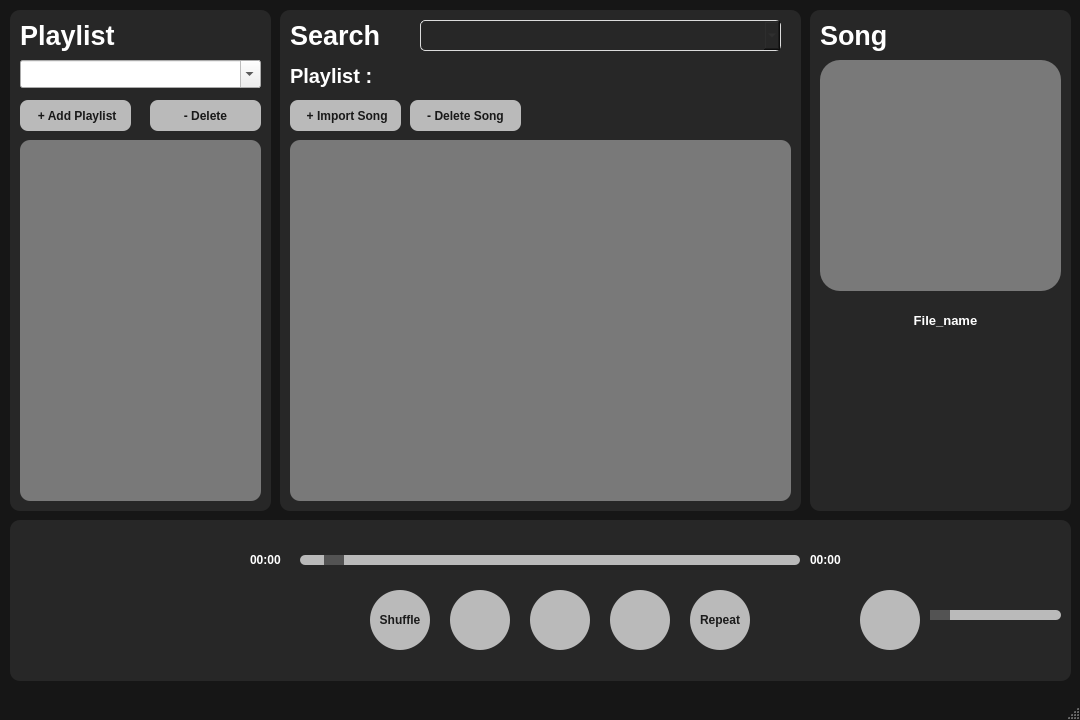
<?xml version="1.0" encoding="UTF-8"?>
<ui version="4.0">
 <class>MainWindow</class>
 <widget class="QMainWindow" name="MainWindow">
  <property name="geometry">
   <rect>
    <x>0</x>
    <y>0</y>
    <width>1080</width>
    <height>720</height>
   </rect>
  </property>
  <property name="windowTitle">
   <string>MainWindow</string>
  </property>
  <property name="styleSheet">
   <string notr="true">QMainWindow {
    background-color: rgb(22, 22, 22);
}</string>
  </property>
  <widget class="QWidget" name="centralwidget">
   <widget class="QFrame" name="frame_2">
    <property name="geometry">
     <rect>
      <x>10</x>
      <y>10</y>
      <width>261</width>
      <height>501</height>
     </rect>
    </property>
    <property name="styleSheet">
     <string notr="true">QFrame{
	background-color:rgb(39, 39, 39);
  border-radius: 10px;
}</string>
    </property>
    <property name="frameShape">
     <enum>QFrame::StyledPanel</enum>
    </property>
    <property name="frameShadow">
     <enum>QFrame::Raised</enum>
    </property>
    <widget class="QLabel" name="label">
     <property name="geometry">
      <rect>
       <x>10</x>
       <y>0</y>
       <width>131</width>
       <height>51</height>
      </rect>
     </property>
     <property name="font">
      <font>
       <family>Arial</family>
       <pointsize>20</pointsize>
       <bold>true</bold>
      </font>
     </property>
     <property name="styleSheet">
      <string notr="true">QLabel{

	color:rgb(255, 255, 255);
}</string>
     </property>
     <property name="text">
      <string>Playlist</string>
     </property>
    </widget>
    <widget class="QFontComboBox" name="fontComboBox_2">
     <property name="geometry">
      <rect>
       <x>10</x>
       <y>50</y>
       <width>241</width>
       <height>28</height>
      </rect>
     </property>
     <property name="styleSheet">
      <string notr="true">QFontComboBox {
    /* Background color */
    background-color: rgb(39, 39, 39); /* Gray color for the box */

    /* Border style and color */
    border: 1px solid #ffffff; /* White border color */
    border-radius: 5px;

    /* Padding */
    padding: 5px;

    /* Text color */
    color: #333;

    QComboBox::drop-down {
        border-radius: 5px;
        border: none;
        width: 20px;
        background-color: #808080; /* Gray color for the box */
    }

    QComboBox::down-arrow {
        subcontrol-origin: padding;
        subcontrol-position: center right;
        border-radius: 5px; /* Adjust the radius for the curve effect */
        width: 10px; /* Adjust the width of the arrow */
        background-color: #808080; /* Gray color for the arrow */
    }
}</string>
     </property>
     <property name="currentText">
      <string/>
     </property>
    </widget>
    <widget class="QPushButton" name="pushaddplaylist">
     <property name="geometry">
      <rect>
       <x>10</x>
       <y>90</y>
       <width>111</width>
       <height>31</height>
      </rect>
     </property>
     <property name="styleSheet">
      <string notr="true">QPushButton{

border: none;
border-radius:8px;
background-color:rgb(186, 186, 186);
color:rgb(25, 25, 25);
font-weight: bold;

padding:0px;


}

QPushButton:Hover{
background-color:rgb(140,140,140);
}</string>
     </property>
     <property name="text">
      <string> + Add Playlist</string>
     </property>
    </widget>
    <widget class="QListWidget" name="listWidget">
     <property name="geometry">
      <rect>
       <x>10</x>
       <y>130</y>
       <width>241</width>
       <height>361</height>
      </rect>
     </property>
     <property name="styleSheet">
      <string notr="true">QListWidget{
background-color: rgb(121, 121, 121);
                          border-radius: 10px;


}
 QListWidget::item {
        margin:5px;
border-radius: 10px;
height: 50px;
background-color:rgb(29, 29, 29);
color:rgb(255, 255, 255);
font-weight: bold;


    }</string>
     </property>
     <property name="sortingEnabled">
      <bool>false</bool>
     </property>
    </widget>
    <widget class="QPushButton" name="pushdelplaylist_2">
     <property name="geometry">
      <rect>
       <x>140</x>
       <y>90</y>
       <width>111</width>
       <height>31</height>
      </rect>
     </property>
     <property name="styleSheet">
      <string notr="true">QPushButton{

border: none;
border-radius:8px;
background-color:rgb(186, 186, 186);
color:rgb(25, 25, 25);
font-weight: bold;

padding:0px;


}

QPushButton:Hover{
background-color:rgb(140,140,140);
}</string>
     </property>
     <property name="text">
      <string> - Delete </string>
     </property>
    </widget>
   </widget>
   <widget class="QFrame" name="frame_3">
    <property name="geometry">
     <rect>
      <x>280</x>
      <y>10</y>
      <width>521</width>
      <height>501</height>
     </rect>
    </property>
    <property name="styleSheet">
     <string notr="true">QFrame{
	background-color:rgb(39, 39, 39);
  border-radius: 10px;
}</string>
    </property>
    <property name="frameShape">
     <enum>QFrame::StyledPanel</enum>
    </property>
    <property name="frameShadow">
     <enum>QFrame::Raised</enum>
    </property>
    <widget class="QLabel" name="label_3">
     <property name="geometry">
      <rect>
       <x>10</x>
       <y>10</y>
       <width>111</width>
       <height>31</height>
      </rect>
     </property>
     <property name="font">
      <font>
       <family>Arial</family>
       <pointsize>20</pointsize>
       <bold>true</bold>
      </font>
     </property>
     <property name="styleSheet">
      <string notr="true">QLabel{

	color:rgb(255, 255, 255);
}</string>
     </property>
     <property name="text">
      <string>Search</string>
     </property>
    </widget>
    <widget class="QFontComboBox" name="fontComboBox">
     <property name="geometry">
      <rect>
       <x>140</x>
       <y>10</y>
       <width>361</width>
       <height>31</height>
      </rect>
     </property>
     <property name="styleSheet">
      <string notr="true">QFontComboBox{

 /* Background color */
    background-color: rgb(39, 39, 39);

    /* Border style and color */
    border: 1px solid #dcdcdc;
    border-radius: 5px;

    /* Padding */
    padding: 5px;

    /* Text color */
    color: #333;

}
</string>
     </property>
     <property name="currentText">
      <string/>
     </property>
    </widget>
    <widget class="QListWidget" name="listWidget_song">
     <property name="geometry">
      <rect>
       <x>10</x>
       <y>130</y>
       <width>501</width>
       <height>361</height>
      </rect>
     </property>
     <property name="styleSheet">
      <string notr="true">QListWidget{
background-color: rgb(121, 121, 121);
                          border-radius: 10px;


}
 QListWidget::item {
        margin:5px;
border-radius: 10px;
height: 50px;
background-color:rgb(29, 29, 29);
color:rgb(255, 255, 255);
font-weight: bold;


    }</string>
     </property>
     <property name="horizontalScrollBarPolicy">
      <enum>Qt::ScrollBarAlwaysOff</enum>
     </property>
    </widget>
    <widget class="QPushButton" name="pushaddsong">
     <property name="geometry">
      <rect>
       <x>10</x>
       <y>90</y>
       <width>111</width>
       <height>31</height>
      </rect>
     </property>
     <property name="styleSheet">
      <string notr="true">QPushButton{

border: none;
border-radius:8px;
background-color:rgb(186, 186, 186);
color:rgb(25, 25, 25);
font-weight: bold;

padding:0px;


}

QPushButton:Hover{
background-color:rgb(140,140,140);
}</string>
     </property>
     <property name="text">
      <string> + Import Song</string>
     </property>
    </widget>
    <widget class="QPushButton" name="pushdelsong">
     <property name="geometry">
      <rect>
       <x>130</x>
       <y>90</y>
       <width>111</width>
       <height>31</height>
      </rect>
     </property>
     <property name="styleSheet">
      <string notr="true">QPushButton{

border: none;
border-radius:8px;
background-color:rgb(186, 186, 186);
color:rgb(25, 25, 25);
font-weight: bold;

padding:0px;


}

QPushButton:Hover{
background-color:rgb(140,140,140);
}</string>
     </property>
     <property name="text">
      <string>- Delete Song</string>
     </property>
    </widget>
    <widget class="QLabel" name="label_Playlist_Name">
     <property name="geometry">
      <rect>
       <x>10</x>
       <y>50</y>
       <width>191</width>
       <height>31</height>
      </rect>
     </property>
     <property name="font">
      <font>
       <pointsize>15</pointsize>
       <bold>true</bold>
      </font>
     </property>
     <property name="styleSheet">
      <string notr="true">QLabel{

	color:rgb(255, 255, 255);
}</string>
     </property>
     <property name="text">
      <string>Playlist :</string>
     </property>
     <property name="alignment">
      <set>Qt::AlignLeading|Qt::AlignLeft|Qt::AlignVCenter</set>
     </property>
    </widget>
   </widget>
   <widget class="QFrame" name="frame_4">
    <property name="geometry">
     <rect>
      <x>810</x>
      <y>10</y>
      <width>261</width>
      <height>501</height>
     </rect>
    </property>
    <property name="styleSheet">
     <string notr="true">QFrame{
	background-color:rgb(39, 39, 39);
  border-radius: 10px;
}</string>
    </property>
    <property name="frameShape">
     <enum>QFrame::StyledPanel</enum>
    </property>
    <property name="frameShadow">
     <enum>QFrame::Raised</enum>
    </property>
    <widget class="QLabel" name="label_2">
     <property name="geometry">
      <rect>
       <x>10</x>
       <y>0</y>
       <width>131</width>
       <height>51</height>
      </rect>
     </property>
     <property name="font">
      <font>
       <family>Arial</family>
       <pointsize>20</pointsize>
       <bold>true</bold>
      </font>
     </property>
     <property name="styleSheet">
      <string notr="true">QLabel{

	color:rgb(255, 255, 255);
}</string>
     </property>
     <property name="text">
      <string>Song</string>
     </property>
    </widget>
    <widget class="QFrame" name="frame_5">
     <property name="geometry">
      <rect>
       <x>10</x>
       <y>50</y>
       <width>241</width>
       <height>231</height>
      </rect>
     </property>
     <property name="styleSheet">
      <string notr="true">QFrame{

background: rgb(121, 121, 121);
border-radius: 20px;

}</string>
     </property>
     <property name="frameShape">
      <enum>QFrame::StyledPanel</enum>
     </property>
     <property name="frameShadow">
      <enum>QFrame::Raised</enum>
     </property>
    </widget>
    <widget class="QLabel" name="label_File_Name">
     <property name="geometry">
      <rect>
       <x>20</x>
       <y>290</y>
       <width>231</width>
       <height>41</height>
      </rect>
     </property>
     <property name="font">
      <font>
       <pointsize>10</pointsize>
       <bold>true</bold>
      </font>
     </property>
     <property name="styleSheet">
      <string notr="true">QLabel{

	color:rgb(255, 255, 255);
}</string>
     </property>
     <property name="text">
      <string>File_name</string>
     </property>
     <property name="alignment">
      <set>Qt::AlignCenter</set>
     </property>
     <property name="indent">
      <number>0</number>
     </property>
    </widget>
   </widget>
   <widget class="QFrame" name="frame">
    <property name="geometry">
     <rect>
      <x>10</x>
      <y>520</y>
      <width>1061</width>
      <height>161</height>
     </rect>
    </property>
    <property name="styleSheet">
     <string notr="true">QFrame{
	background-color:rgb(39, 39, 39);
  border-radius: 10px;
}</string>
    </property>
    <property name="frameShape">
     <enum>QFrame::StyledPanel</enum>
    </property>
    <property name="frameShadow">
     <enum>QFrame::Raised</enum>
    </property>
    <widget class="QPushButton" name="push_play">
     <property name="geometry">
      <rect>
       <x>520</x>
       <y>70</y>
       <width>60</width>
       <height>60</height>
      </rect>
     </property>
     <property name="styleSheet">
      <string notr="true">QPushButton{

border: none;
border-radius:30px;
background-color:rgb(186, 186, 186);
color:rgb(53, 255, 42);
min-width: 60px;
max-width: 60px;
min-height: 60px;
max-height: 60px;
padding:0px;


}

QPushButton:Hover{
background-color:rgb(140,140,140);
}</string>
     </property>
     <property name="text">
      <string/>
     </property>
    </widget>
    <widget class="QPushButton" name="push_back">
     <property name="geometry">
      <rect>
       <x>440</x>
       <y>70</y>
       <width>60</width>
       <height>60</height>
      </rect>
     </property>
     <property name="styleSheet">
      <string notr="true">QPushButton{

border: none;
border-radius:30px;
background-color:rgb(186, 186, 186);
color:rgb(53, 255, 42);
min-width: 60px;
max-width: 60px;
min-height: 60px;
max-height: 60px;
padding:0px;


}


QPushButton:Hover{
background-color:rgb(140,140,140);
}</string>
     </property>
     <property name="text">
      <string/>
     </property>
    </widget>
    <widget class="QPushButton" name="push_skip">
     <property name="geometry">
      <rect>
       <x>600</x>
       <y>70</y>
       <width>60</width>
       <height>60</height>
      </rect>
     </property>
     <property name="styleSheet">
      <string notr="true">QPushButton{

border: none;
border-radius:30px;
background-color:rgb(186, 186, 186);
color:rgb(53, 255, 42);
min-width: 60px;
max-width: 60px;
min-height: 60px;
max-height: 60px;
padding:0px;


}

QPushButton:Hover{
background-color:rgb(140,140,140);
}</string>
     </property>
     <property name="text">
      <string/>
     </property>
    </widget>
    <widget class="QSlider" name="horizontalSlider_2">
     <property name="geometry">
      <rect>
       <x>920</x>
       <y>80</y>
       <width>131</width>
       <height>31</height>
      </rect>
     </property>
     <property name="autoFillBackground">
      <bool>false</bool>
     </property>
     <property name="styleSheet">
      <string notr="true">QSlider::groove:horizontal {
                border: none;
                background-color:rgb(186, 186, 186);
                height: 10px;
                border-radius: 5px;
   }
QSlider::handle:horizontal {
                background-color: rgb(83, 83, 83);
                width: 20px;
                border-radius: 10px;
  }</string>
     </property>
     <property name="minimum">
      <number>0</number>
     </property>
     <property name="maximum">
      <number>100</number>
     </property>
     <property name="value">
      <number>0</number>
     </property>
     <property name="sliderPosition">
      <number>0</number>
     </property>
     <property name="orientation">
      <enum>Qt::Horizontal</enum>
     </property>
    </widget>
    <widget class="QPushButton" name="volume">
     <property name="geometry">
      <rect>
       <x>850</x>
       <y>70</y>
       <width>60</width>
       <height>60</height>
      </rect>
     </property>
     <property name="styleSheet">
      <string notr="true">QPushButton{

border: none;
border-radius:30px;
background-color:rgb(186, 186, 186);
color:rgb(53, 255, 42);
min-width: 60px;
max-width: 60px;
min-height: 60px;
max-height: 60px;
padding:0px;


}

QPushButton:Hover{
background-color:rgb(140,140,140);
}</string>
     </property>
     <property name="text">
      <string/>
     </property>
    </widget>
    <widget class="QPushButton" name="push_repeat">
     <property name="geometry">
      <rect>
       <x>680</x>
       <y>70</y>
       <width>60</width>
       <height>60</height>
      </rect>
     </property>
     <property name="styleSheet">
      <string notr="true">QPushButton{

border: none;
border-radius:30px;
background-color:rgb(186, 186, 186);
color:rgb(27, 27, 27);
min-width: 60px;
max-width: 60px;
min-height: 60px;
max-height: 60px;
padding:0px;
font-weight: bold;


}

QPushButton:Hover{
background-color:rgb(140,140,140);
color:rgb(27, 27, 27);
}</string>
     </property>
     <property name="text">
      <string>Repeat</string>
     </property>
    </widget>
    <widget class="QPushButton" name="push_shuffle">
     <property name="geometry">
      <rect>
       <x>360</x>
       <y>70</y>
       <width>60</width>
       <height>60</height>
      </rect>
     </property>
     <property name="styleSheet">
      <string notr="true">QPushButton{

border: none;
border-radius:30px;
background-color:rgb(186, 186, 186);
color:rgb(27, 27, 27);
font-weight: bold;
min-width: 60px;
max-width: 60px;
min-height: 60px;
max-height: 60px;
padding:0px;


}

QPushButton:Hover{
background-color:rgb(140,140,140);
}</string>
     </property>
     <property name="text">
      <string>Shuffle</string>
     </property>
    </widget>
    <widget class="QSlider" name="horizontalSlider">
     <property name="geometry">
      <rect>
       <x>290</x>
       <y>30</y>
       <width>500</width>
       <height>21</height>
      </rect>
     </property>
     <property name="autoFillBackground">
      <bool>false</bool>
     </property>
     <property name="styleSheet">
      <string notr="true">QSlider::groove:horizontal {
                border: none;
                background-color: rgb(186, 186, 186);
                height: 10px;
                border-radius: 5px;
   }
QSlider::handle:horizontal {
                background-color: rgb(83, 83, 83);
                width: 20px;
                border-radius: 10px;
  }</string>
     </property>
     <property name="minimum">
      <number>0</number>
     </property>
     <property name="value">
      <number>5</number>
     </property>
     <property name="orientation">
      <enum>Qt::Horizontal</enum>
     </property>
    </widget>
    <widget class="QLabel" name="label_duration1">
     <property name="geometry">
      <rect>
       <x>240</x>
       <y>30</y>
       <width>41</width>
       <height>20</height>
      </rect>
     </property>
     <property name="font">
      <font>
       <bold>true</bold>
      </font>
     </property>
     <property name="styleSheet">
      <string notr="true">QLabel{

	color:rgb(255, 255, 255);
}</string>
     </property>
     <property name="text">
      <string>00:00</string>
     </property>
    </widget>
    <widget class="QLabel" name="label_duration2">
     <property name="geometry">
      <rect>
       <x>800</x>
       <y>30</y>
       <width>41</width>
       <height>20</height>
      </rect>
     </property>
     <property name="font">
      <font>
       <bold>true</bold>
      </font>
     </property>
     <property name="styleSheet">
      <string notr="true">QLabel{

	color:rgb(255, 255, 255);
}</string>
     </property>
     <property name="text">
      <string>00:00</string>
     </property>
    </widget>
   </widget>
  </widget>
  <widget class="QMenuBar" name="menubar">
   <property name="geometry">
    <rect>
     <x>0</x>
     <y>0</y>
     <width>1080</width>
     <height>25</height>
    </rect>
   </property>
  </widget>
  <widget class="QStatusBar" name="statusbar"/>
 </widget>
 <resources/>
 <connections/>
</ui>
